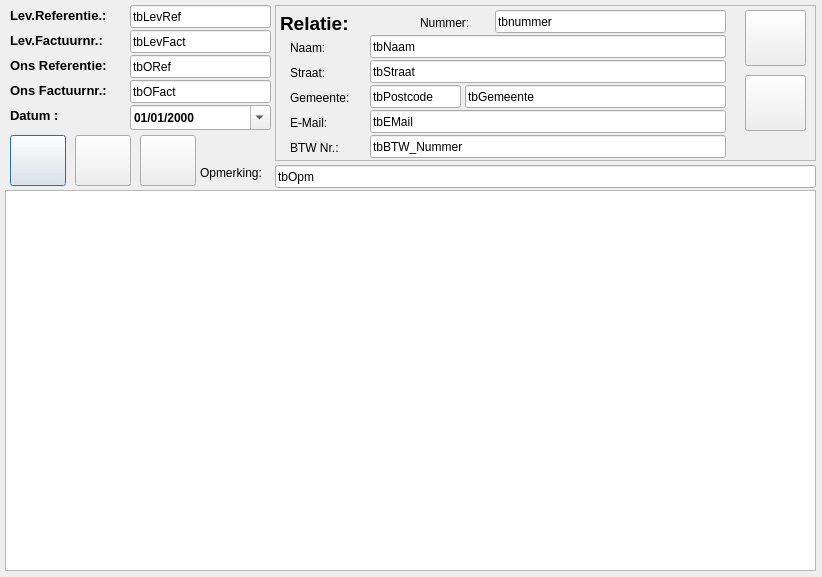
<?xml version="1.0" encoding="UTF-8"?>
<ui version="4.0">
 <class>LeveringenFiche</class>
 <widget class="QDialog" name="LeveringenFiche">
  <property name="geometry">
   <rect>
    <x>0</x>
    <y>0</y>
    <width>822</width>
    <height>577</height>
   </rect>
  </property>
  <property name="windowTitle">
   <string>Dialog</string>
  </property>
  <widget class="QPushButton" name="btnRegelToevoegen">
   <property name="geometry">
    <rect>
     <x>10</x>
     <y>135</y>
     <width>56</width>
     <height>51</height>
    </rect>
   </property>
   <property name="toolTip">
    <string>Regel Toevoegen</string>
   </property>
   <property name="text">
    <string/>
   </property>
   <property name="icon">
    <iconset resource="../resource.qrc">
     <normaloff>:/icons/icons/add.png</normaloff>:/icons/icons/add.png</iconset>
   </property>
  </widget>
  <widget class="QFrame" name="frameLeverancier">
   <property name="geometry">
    <rect>
     <x>275</x>
     <y>5</y>
     <width>541</width>
     <height>156</height>
    </rect>
   </property>
   <property name="frameShape">
    <enum>QFrame::StyledPanel</enum>
   </property>
   <property name="frameShadow">
    <enum>QFrame::Raised</enum>
   </property>
   <widget class="QLabel" name="lbNaam">
    <property name="geometry">
     <rect>
      <x>15</x>
      <y>35</y>
      <width>51</width>
      <height>16</height>
     </rect>
    </property>
    <property name="text">
     <string>Naam:</string>
    </property>
   </widget>
   <widget class="QLineEdit" name="tbNaam">
    <property name="geometry">
     <rect>
      <x>95</x>
      <y>30</y>
      <width>356</width>
      <height>23</height>
     </rect>
    </property>
    <property name="inputMask">
     <string/>
    </property>
    <property name="text">
     <string>tbNaam</string>
    </property>
   </widget>
   <widget class="QLabel" name="lbStraat">
    <property name="geometry">
     <rect>
      <x>15</x>
      <y>60</y>
      <width>51</width>
      <height>16</height>
     </rect>
    </property>
    <property name="text">
     <string>Straat:</string>
    </property>
   </widget>
   <widget class="QLineEdit" name="tbStraat">
    <property name="geometry">
     <rect>
      <x>95</x>
      <y>55</y>
      <width>356</width>
      <height>23</height>
     </rect>
    </property>
    <property name="inputMask">
     <string/>
    </property>
    <property name="text">
     <string>tbStraat</string>
    </property>
   </widget>
   <widget class="QLabel" name="lbEMail">
    <property name="geometry">
     <rect>
      <x>15</x>
      <y>110</y>
      <width>51</width>
      <height>16</height>
     </rect>
    </property>
    <property name="text">
     <string>E-Mail:</string>
    </property>
   </widget>
   <widget class="QLineEdit" name="tbEMail">
    <property name="geometry">
     <rect>
      <x>95</x>
      <y>105</y>
      <width>356</width>
      <height>23</height>
     </rect>
    </property>
    <property name="inputMask">
     <string/>
    </property>
    <property name="text">
     <string>tbEMail</string>
    </property>
   </widget>
   <widget class="QLabel" name="lbNummer">
    <property name="geometry">
     <rect>
      <x>145</x>
      <y>10</y>
      <width>61</width>
      <height>15</height>
     </rect>
    </property>
    <property name="text">
     <string>Nummer:</string>
    </property>
   </widget>
   <widget class="QLineEdit" name="tbNummer">
    <property name="geometry">
     <rect>
      <x>220</x>
      <y>5</y>
      <width>231</width>
      <height>23</height>
     </rect>
    </property>
    <property name="inputMask">
     <string/>
    </property>
    <property name="text">
     <string>tbnummer</string>
    </property>
   </widget>
   <widget class="QPushButton" name="btnZoek_Lev">
    <property name="geometry">
     <rect>
      <x>470</x>
      <y>5</y>
      <width>61</width>
      <height>56</height>
     </rect>
    </property>
    <property name="text">
     <string/>
    </property>
    <property name="icon">
     <iconset resource="../resource.qrc">
      <normaloff>:/icons/icons/zoom.png</normaloff>:/icons/icons/zoom.png</iconset>
    </property>
   </widget>
   <widget class="QLabel" name="lbGemeente">
    <property name="geometry">
     <rect>
      <x>15</x>
      <y>85</y>
      <width>76</width>
      <height>16</height>
     </rect>
    </property>
    <property name="text">
     <string>Gemeente:</string>
    </property>
   </widget>
   <widget class="QLineEdit" name="tbGemeente">
    <property name="geometry">
     <rect>
      <x>190</x>
      <y>80</y>
      <width>261</width>
      <height>23</height>
     </rect>
    </property>
    <property name="inputMask">
     <string/>
    </property>
    <property name="text">
     <string>tbGemeente</string>
    </property>
   </widget>
   <widget class="QPushButton" name="btnWis_Lev">
    <property name="geometry">
     <rect>
      <x>470</x>
      <y>70</y>
      <width>61</width>
      <height>56</height>
     </rect>
    </property>
    <property name="text">
     <string/>
    </property>
    <property name="icon">
     <iconset resource="../resource.qrc">
      <normaloff>:/icons/icons/draw_eraser.png</normaloff>:/icons/icons/draw_eraser.png</iconset>
    </property>
   </widget>
   <widget class="QLabel" name="lbRelatie">
    <property name="geometry">
     <rect>
      <x>5</x>
      <y>10</y>
      <width>96</width>
      <height>16</height>
     </rect>
    </property>
    <property name="font">
     <font>
      <pointsize>14</pointsize>
      <weight>75</weight>
      <bold>true</bold>
     </font>
    </property>
    <property name="text">
     <string>Relatie:</string>
    </property>
   </widget>
   <widget class="QLineEdit" name="tbPostcode">
    <property name="geometry">
     <rect>
      <x>95</x>
      <y>80</y>
      <width>91</width>
      <height>23</height>
     </rect>
    </property>
    <property name="text">
     <string>tbPostcode</string>
    </property>
   </widget>
   <widget class="QLineEdit" name="tbBTW_Nummer">
    <property name="geometry">
     <rect>
      <x>95</x>
      <y>130</y>
      <width>356</width>
      <height>23</height>
     </rect>
    </property>
    <property name="inputMask">
     <string/>
    </property>
    <property name="text">
     <string>tbBTW_Nummer</string>
    </property>
   </widget>
   <widget class="QLabel" name="lbBTW_Nummer">
    <property name="geometry">
     <rect>
      <x>15</x>
      <y>135</y>
      <width>76</width>
      <height>16</height>
     </rect>
    </property>
    <property name="text">
     <string>BTW Nr.:</string>
    </property>
   </widget>
  </widget>
  <widget class="QDateEdit" name="dtpDatum">
   <property name="geometry">
    <rect>
     <x>130</x>
     <y>105</y>
     <width>141</width>
     <height>25</height>
    </rect>
   </property>
   <property name="font">
    <font>
     <weight>75</weight>
     <bold>true</bold>
    </font>
   </property>
   <property name="acceptDrops">
    <bool>false</bool>
   </property>
   <property name="displayFormat">
    <string>dd/MM/yyyy</string>
   </property>
   <property name="calendarPopup">
    <bool>true</bool>
   </property>
  </widget>
  <widget class="QTableView" name="tvRegels">
   <property name="geometry">
    <rect>
     <x>5</x>
     <y>190</y>
     <width>811</width>
     <height>381</height>
    </rect>
   </property>
  </widget>
  <widget class="QLabel" name="lbLevFactuur">
   <property name="geometry">
    <rect>
     <x>10</x>
     <y>30</y>
     <width>121</width>
     <height>21</height>
    </rect>
   </property>
   <property name="font">
    <font>
     <pointsize>10</pointsize>
     <weight>75</weight>
     <bold>true</bold>
    </font>
   </property>
   <property name="text">
    <string>Lev.Factuurnr.:</string>
   </property>
  </widget>
  <widget class="QPushButton" name="btnEditLine">
   <property name="geometry">
    <rect>
     <x>140</x>
     <y>135</y>
     <width>56</width>
     <height>51</height>
    </rect>
   </property>
   <property name="toolTip">
    <string>Regel bewerken</string>
   </property>
   <property name="text">
    <string/>
   </property>
   <property name="icon">
    <iconset resource="../resource.qrc">
     <normaloff>:/icons/icons/edit_button.png</normaloff>:/icons/icons/edit_button.png</iconset>
   </property>
  </widget>
  <widget class="QLabel" name="lbDatum">
   <property name="geometry">
    <rect>
     <x>10</x>
     <y>100</y>
     <width>96</width>
     <height>31</height>
    </rect>
   </property>
   <property name="font">
    <font>
     <pointsize>10</pointsize>
     <weight>75</weight>
     <bold>true</bold>
    </font>
   </property>
   <property name="text">
    <string>Datum :</string>
   </property>
  </widget>
  <widget class="QPushButton" name="btnOpslaan">
   <property name="geometry">
    <rect>
     <x>75</x>
     <y>135</y>
     <width>56</width>
     <height>51</height>
    </rect>
   </property>
   <property name="toolTip">
    <string>Factuur opslaan</string>
   </property>
   <property name="text">
    <string/>
   </property>
   <property name="icon">
    <iconset resource="../resource.qrc">
     <normaloff>:/icons/icons/save_close.png</normaloff>:/icons/icons/save_close.png</iconset>
   </property>
  </widget>
  <widget class="QLabel" name="lbLevRef">
   <property name="geometry">
    <rect>
     <x>10</x>
     <y>5</y>
     <width>121</width>
     <height>21</height>
    </rect>
   </property>
   <property name="font">
    <font>
     <pointsize>10</pointsize>
     <weight>75</weight>
     <bold>true</bold>
    </font>
   </property>
   <property name="text">
    <string>Lev.Referentie.:</string>
   </property>
  </widget>
  <widget class="QLabel" name="lbOnsRef">
   <property name="geometry">
    <rect>
     <x>10</x>
     <y>55</y>
     <width>121</width>
     <height>21</height>
    </rect>
   </property>
   <property name="font">
    <font>
     <pointsize>10</pointsize>
     <weight>75</weight>
     <bold>true</bold>
    </font>
   </property>
   <property name="text">
    <string>Ons Referentie:</string>
   </property>
  </widget>
  <widget class="QLabel" name="lbOnsFactuurnr">
   <property name="geometry">
    <rect>
     <x>10</x>
     <y>80</y>
     <width>121</width>
     <height>21</height>
    </rect>
   </property>
   <property name="font">
    <font>
     <pointsize>10</pointsize>
     <weight>75</weight>
     <bold>true</bold>
    </font>
   </property>
   <property name="text">
    <string>Ons Factuurnr.:</string>
   </property>
  </widget>
  <widget class="QLineEdit" name="tbORef">
   <property name="geometry">
    <rect>
     <x>130</x>
     <y>55</y>
     <width>141</width>
     <height>23</height>
    </rect>
   </property>
   <property name="text">
    <string>tbORef</string>
   </property>
  </widget>
  <widget class="QLineEdit" name="tbOFact">
   <property name="geometry">
    <rect>
     <x>130</x>
     <y>80</y>
     <width>141</width>
     <height>23</height>
    </rect>
   </property>
   <property name="text">
    <string>tbOFact</string>
   </property>
  </widget>
  <widget class="QLineEdit" name="tbLevFact">
   <property name="geometry">
    <rect>
     <x>130</x>
     <y>30</y>
     <width>141</width>
     <height>23</height>
    </rect>
   </property>
   <property name="text">
    <string>tbLevFact</string>
   </property>
  </widget>
  <widget class="QLineEdit" name="tbLevRef">
   <property name="geometry">
    <rect>
     <x>130</x>
     <y>5</y>
     <width>141</width>
     <height>23</height>
    </rect>
   </property>
   <property name="text">
    <string>tbLevRef</string>
   </property>
  </widget>
  <widget class="QLabel" name="lbOpm">
   <property name="geometry">
    <rect>
     <x>200</x>
     <y>165</y>
     <width>81</width>
     <height>16</height>
    </rect>
   </property>
   <property name="text">
    <string>Opmerking:</string>
   </property>
  </widget>
  <widget class="QLineEdit" name="tbOpm">
   <property name="geometry">
    <rect>
     <x>275</x>
     <y>165</y>
     <width>541</width>
     <height>23</height>
    </rect>
   </property>
   <property name="text">
    <string>tbOpm</string>
   </property>
  </widget>
 </widget>
 <resources>
  <include location="../resource.qrc"/>
 </resources>
 <connections/>
</ui>
